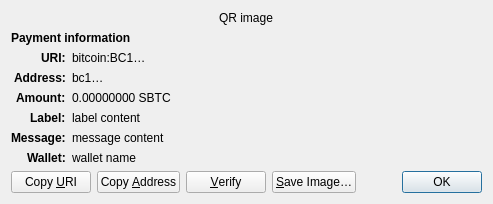
<?xml version="1.0" encoding="UTF-8"?>
<ui version="4.0">
 <class>ReceiveRequestDialog</class>
 <widget class="QDialog" name="ReceiveRequestDialog">
  <property name="geometry">
   <rect>
    <x>0</x>
    <y>0</y>
    <width>413</width>
    <height>229</height>
   </rect>
  </property>
  <property name="windowTitle">
   <string>Request payment to …</string>
  </property>
  <layout class="QGridLayout" name="gridLayout" columnstretch="0,1">
   <property name="sizeConstraint">
    <enum>QLayout::SetFixedSize</enum>
   </property>
   <item row="0" column="0" colspan="2" alignment="Qt::AlignHCenter">
    <widget class="QRImageWidget" name="qr_code">
     <property name="text">
      <string notr="true">QR image</string>
     </property>
     <property name="textInteractionFlags">
      <set>Qt::NoTextInteraction</set>
     </property>
    </widget>
   </item>
   <item row="1" column="0" colspan="2">
    <widget class="QLabel" name="payment_header">
     <property name="font">
      <font>
       <weight>75</weight>
       <bold>true</bold>
      </font>
     </property>
     <property name="text">
      <string>Payment information</string>
     </property>
     <property name="textInteractionFlags">
      <set>Qt::NoTextInteraction</set>
     </property>
    </widget>
   </item>
   <item row="2" column="0" alignment="Qt::AlignRight|Qt::AlignTop">
    <widget class="QLabel" name="uri_tag">
     <property name="font">
      <font>
       <weight>75</weight>
       <bold>true</bold>
      </font>
     </property>
     <property name="text">
      <string notr="true">URI:</string>
     </property>
     <property name="textFormat">
      <enum>Qt::PlainText</enum>
     </property>
     <property name="textInteractionFlags">
      <set>Qt::NoTextInteraction</set>
     </property>
    </widget>
   </item>
   <item row="2" column="1" alignment="Qt::AlignTop">
    <widget class="QLabel" name="uri_content">
     <property name="text">
      <string notr="true">bitcoin:BC1…</string>
     </property>
     <property name="textFormat">
      <enum>Qt::RichText</enum>
     </property>
     <property name="wordWrap">
      <bool>true</bool>
     </property>
     <property name="textInteractionFlags">
      <set>Qt::TextSelectableByMouse</set>
     </property>
    </widget>
   </item>
   <item row="3" column="0" alignment="Qt::AlignRight|Qt::AlignTop">
    <widget class="QLabel" name="address_tag">
     <property name="font">
      <font>
       <weight>75</weight>
       <bold>true</bold>
      </font>
     </property>
     <property name="text">
      <string>Address:</string>
     </property>
     <property name="textInteractionFlags">
      <set>Qt::NoTextInteraction</set>
     </property>
    </widget>
   </item>
   <item row="3" column="1" alignment="Qt::AlignTop">
    <widget class="QLabel" name="address_content">
     <property name="text">
      <string notr="true">bc1…</string>
     </property>
     <property name="textFormat">
      <enum>Qt::PlainText</enum>
     </property>
     <property name="textInteractionFlags">
      <set>Qt::TextSelectableByMouse</set>
     </property>
    </widget>
   </item>
   <item row="4" column="0" alignment="Qt::AlignRight|Qt::AlignTop">
    <widget class="QLabel" name="amount_tag">
     <property name="font">
      <font>
       <weight>75</weight>
       <bold>true</bold>
      </font>
     </property>
     <property name="text">
      <string>Amount:</string>
     </property>
     <property name="textInteractionFlags">
      <set>Qt::NoTextInteraction</set>
     </property>
    </widget>
   </item>
   <item row="4" column="1" alignment="Qt::AlignTop">
    <widget class="QLabel" name="amount_content">
     <property name="text">
      <string notr="true">0.00000000 SBTC</string>
     </property>
     <property name="textFormat">
      <enum>Qt::PlainText</enum>
     </property>
     <property name="textInteractionFlags">
      <set>Qt::TextSelectableByMouse</set>
     </property>
    </widget>
   </item>
   <item row="5" column="0" alignment="Qt::AlignRight|Qt::AlignTop">
    <widget class="QLabel" name="label_tag">
     <property name="font">
      <font>
       <weight>75</weight>
       <bold>true</bold>
      </font>
     </property>
     <property name="text">
      <string>Label:</string>
     </property>
     <property name="textInteractionFlags">
      <set>Qt::NoTextInteraction</set>
     </property>
    </widget>
   </item>
   <item row="5" column="1" alignment="Qt::AlignTop">
    <widget class="QLabel" name="label_content">
     <property name="text">
      <string notr="true">label content</string>
     </property>
     <property name="textFormat">
      <enum>Qt::PlainText</enum>
     </property>
     <property name="wordWrap">
      <bool>true</bool>
     </property>
     <property name="textInteractionFlags">
      <set>Qt::TextSelectableByMouse</set>
     </property>
    </widget>
   </item>
   <item row="6" column="0" alignment="Qt::AlignRight|Qt::AlignTop">
    <widget class="QLabel" name="message_tag">
     <property name="font">
      <font>
       <weight>75</weight>
       <bold>true</bold>
      </font>
     </property>
     <property name="text">
      <string>Message:</string>
     </property>
     <property name="textInteractionFlags">
      <set>Qt::NoTextInteraction</set>
     </property>
    </widget>
   </item>
   <item row="6" column="1" alignment="Qt::AlignTop">
    <widget class="QLabel" name="message_content">
     <property name="text">
      <string notr="true">message content</string>
     </property>
     <property name="textFormat">
      <enum>Qt::PlainText</enum>
     </property>
     <property name="wordWrap">
      <bool>true</bool>
     </property>
     <property name="textInteractionFlags">
      <set>Qt::TextSelectableByMouse</set>
     </property>
    </widget>
   </item>
   <item row="7" column="0" alignment="Qt::AlignRight|Qt::AlignTop">
    <widget class="QLabel" name="wallet_tag">
     <property name="font">
      <font>
       <weight>75</weight>
       <bold>true</bold>
      </font>
     </property>
     <property name="text">
      <string>Wallet:</string>
     </property>
     <property name="textInteractionFlags">
      <set>Qt::NoTextInteraction</set>
     </property>
    </widget>
   </item>
   <item row="7" column="1" alignment="Qt::AlignTop">
    <widget class="QLabel" name="wallet_content">
     <property name="text">
      <string notr="true">wallet name</string>
     </property>
     <property name="textFormat">
      <enum>Qt::PlainText</enum>
     </property>
     <property name="wordWrap">
      <bool>true</bool>
     </property>
     <property name="textInteractionFlags">
      <set>Qt::TextSelectableByMouse</set>
     </property>
    </widget>
   </item>
   <item row="8" column="0" colspan="2">
    <layout class="QHBoxLayout" name="horizontalLayout">
     <item>
      <widget class="QPushButton" name="btnCopyURI">
       <property name="text">
        <string>Copy &amp;URI</string>
       </property>
       <property name="autoDefault">
        <bool>false</bool>
       </property>
      </widget>
     </item>
     <item>
      <widget class="QPushButton" name="btnCopyAddress">
       <property name="text">
        <string>Copy &amp;Address</string>
       </property>
       <property name="autoDefault">
        <bool>false</bool>
       </property>
      </widget>
     </item>
     <item>
      <widget class="QPushButton" name="btnVerify">
       <property name="text">
        <string>&amp;Verify</string>
       </property>
       <property name="toolTip">
        <string>Verify this address on e.g. a hardware wallet screen</string>
       </property>
       <property name="autoDefault">
        <bool>false</bool>
       </property>
      </widget>
     </item>
     <item>
      <widget class="QPushButton" name="btnSaveAs">
       <property name="text">
        <string>&amp;Save Image…</string>
       </property>
       <property name="autoDefault">
        <bool>false</bool>
       </property>
      </widget>
     </item>
     <item>
      <spacer name="horizontalSpacer_2">
       <property name="orientation">
        <enum>Qt::Horizontal</enum>
       </property>
       <property name="sizeHint" stdset="0">
        <size>
         <width>40</width>
         <height>20</height>
        </size>
       </property>
      </spacer>
     </item>
     <item>
      <widget class="QDialogButtonBox" name="buttonBox">
       <property name="focusPolicy">
        <enum>Qt::StrongFocus</enum>
       </property>
       <property name="standardButtons">
        <set>QDialogButtonBox::Ok</set>
       </property>
      </widget>
     </item>
    </layout>
   </item>
  </layout>
 </widget>
 <customwidgets>
  <customwidget>
   <class>QRImageWidget</class>
   <extends>QLabel</extends>
   <header>qt/qrimagewidget.h</header>
  </customwidget>
 </customwidgets>
 <tabstops>
  <tabstop>buttonBox</tabstop>
  <tabstop>btnCopyURI</tabstop>
  <tabstop>btnCopyAddress</tabstop>
  <tabstop>btnSaveAs</tabstop>
 </tabstops>
 <resources/>
 <connections>
  <connection>
   <sender>buttonBox</sender>
   <signal>accepted()</signal>
   <receiver>ReceiveRequestDialog</receiver>
   <slot>accept()</slot>
   <hints>
    <hint type="sourcelabel">
     <x>135</x>
     <y>230</y>
    </hint>
    <hint type="destinationlabel">
     <x>135</x>
     <y>126</y>
    </hint>
   </hints>
  </connection>
 </connections>
</ui>
